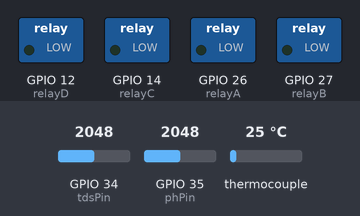
A sketch run on a simulated ESP32. Shown: switched loads named in the sketch (green lamp = pin HIGH). The test bench sets the inputs (shaded band); at power-on: GPIO 34 (tdsPin) = 2048, GPIO 35 (phPin) = 2048, thermocouple 25 °C. WiFi joins after 1.5 s; servers stay silent unless stated; no MQTT or app messages arrive unless stated; what the sketch prints to the serial monitor is not drawn.

Above: at 1.53 s.
At 6.5 s:
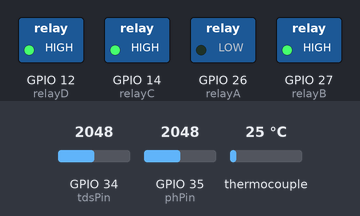
At 14.0 s:
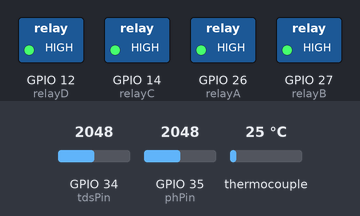
Timing chart, 0 to 18.8 s (numbered marks = the images above):
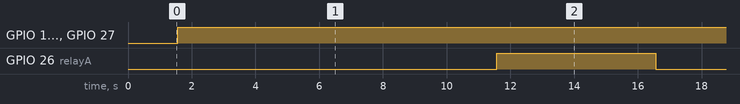

Measured:
- by itself, GPIO 12 (relayD), GPIO 14 (relayC), GPIO 27 (relayB): LOW → HIGH at 1.6 s
- by itself, GPIO 26 (relayA): alternates HIGH for 5.0 s and LOW for 10.0 s

The sketch:

240814_MonitoringSystem1.ino
```cpp
#include <WiFi.h>
#include <PubSubClient.h>
#include <max6675.h>

const char* ssid = "****"; // Your Wi-Fi SSID
const char* password = "****"; // Your Wi-Fi Password
const char* mqtt_server = "broker.hivemq.com"; // MQTT Broker
const int mqtt_port = 1883; // MQTT Port

WiFiClient espClient;
PubSubClient client(espClient);

int thermoDO = 19; // Adjust based on your ESP32 pinout
int thermoCS = 5;
int thermoCLK = 18;

MAX6675 thermocouple(thermoCLK, thermoCS, thermoDO);

const int tdsPin = 34; // A1 equivalent on ESP32
const int phPin = 35;  // A2 equivalent on ESP32

const int relayA = 26;
const int relayB = 27;
const int relayC = 14;
const int relayD = 12;

const int samplingInterval = 20;
const int printInterval = 800;
float Offset = 0.0;

void setup() {
  Serial.begin(115200);

  // Initialize pin modes
  pinMode(relayA, OUTPUT);
  pinMode(relayB, OUTPUT);
  pinMode(relayC, OUTPUT);
  pinMode(relayD, OUTPUT);

  digitalWrite(relayA, LOW);
  digitalWrite(relayB, LOW);
  digitalWrite(relayC, LOW);
  digitalWrite(relayD, LOW);

  setup_wifi();
  client.setServer(mqtt_server, mqtt_port);
}

void setup_wifi() {
  delay(10);
  Serial.println();
  Serial.print("Connecting to ");
  Serial.println(ssid);

  WiFi.begin(ssid, password);

  while (WiFi.status() != WL_CONNECTED) {
    delay(500);
    Serial.print(".");
  }

  Serial.println("");
  Serial.println("WiFi connected");
}

void reconnect() {
  while (!client.connected()) {
    Serial.print("Attempting MQTT connection...");
    if (client.connect("ESP32Client")) {
      Serial.println("connected");
    } else {
      Serial.print("failed, rc=");
      Serial.print(client.state());
      Serial.println(" try again in 5 seconds");
      delay(5000);
    }
  }
}

void loop() {
  if (!client.connected()) {
    reconnect();
  }
  client.loop();

  double temperature = thermocouple.readCelsius();
  Serial.print("Temperature: ");
  Serial.print(temperature);
  Serial.println(" C");

  int tdsValue = analogRead(tdsPin);
  Serial.print("TDS Value: ");
  Serial.println(tdsValue);

  static unsigned long samplingTime = millis();
  static unsigned long printTime = millis();
  static float pHValue, voltage;

  if (millis() - samplingTime > samplingInterval) {
    voltage = analogRead(phPin) * 3.3 / 4096; // Adjust to ESP32 ADC resolution
    pHValue = 3.5 * voltage + Offset;
    samplingTime = millis();
  }

  if (millis() - printTime > printInterval) {
    Serial.print("pH value: ");
    Serial.println(pHValue, 2);

    // Publish the sensor data to MQTT topics
    client.publish("Topic_temp", String(temperature).c_str());
    client.publish("Topic_tds", String(tdsValue).c_str());
    client.publish("Topic_ph", String(pHValue, 2).c_str());

    printTime = millis();
  }

  // The rest of the logic for controlling the relays remains unchanged
  if (pHValue < 6.5) {
    digitalWrite(relayA, LOW);
    digitalWrite(relayD, HIGH);
    digitalWrite(relayB, HIGH);
    digitalWrite(relayC, HIGH);
    delay(10000);
    digitalWrite(relayA, HIGH);
    delay(5000);
  } else {
    digitalWrite(relayA, HIGH);
    digitalWrite(relayD, HIGH);
  }

  if (pHValue > 8.5) {
    digitalWrite(relayB, LOW);
    digitalWrite(relayD, HIGH);
    digitalWrite(relayA, HIGH);
    digitalWrite(relayC, HIGH);
    delay(10000);
    digitalWrite(relayB, HIGH);
    delay(5000);
  } else {
    digitalWrite(relayB, HIGH);
    digitalWrite(relayD, HIGH);
  }

  if (tdsValue < 200) {
    digitalWrite(relayC, LOW);
    digitalWrite(relayD, HIGH);
    digitalWrite(relayA, HIGH);
    digitalWrite(relayB, HIGH);
    delay(10000);
    digitalWrite(relayC, HIGH);
    delay(5000);
  } else {
    digitalWrite(relayC, HIGH);
    digitalWrite(relayD, HIGH);
  }
}
```
